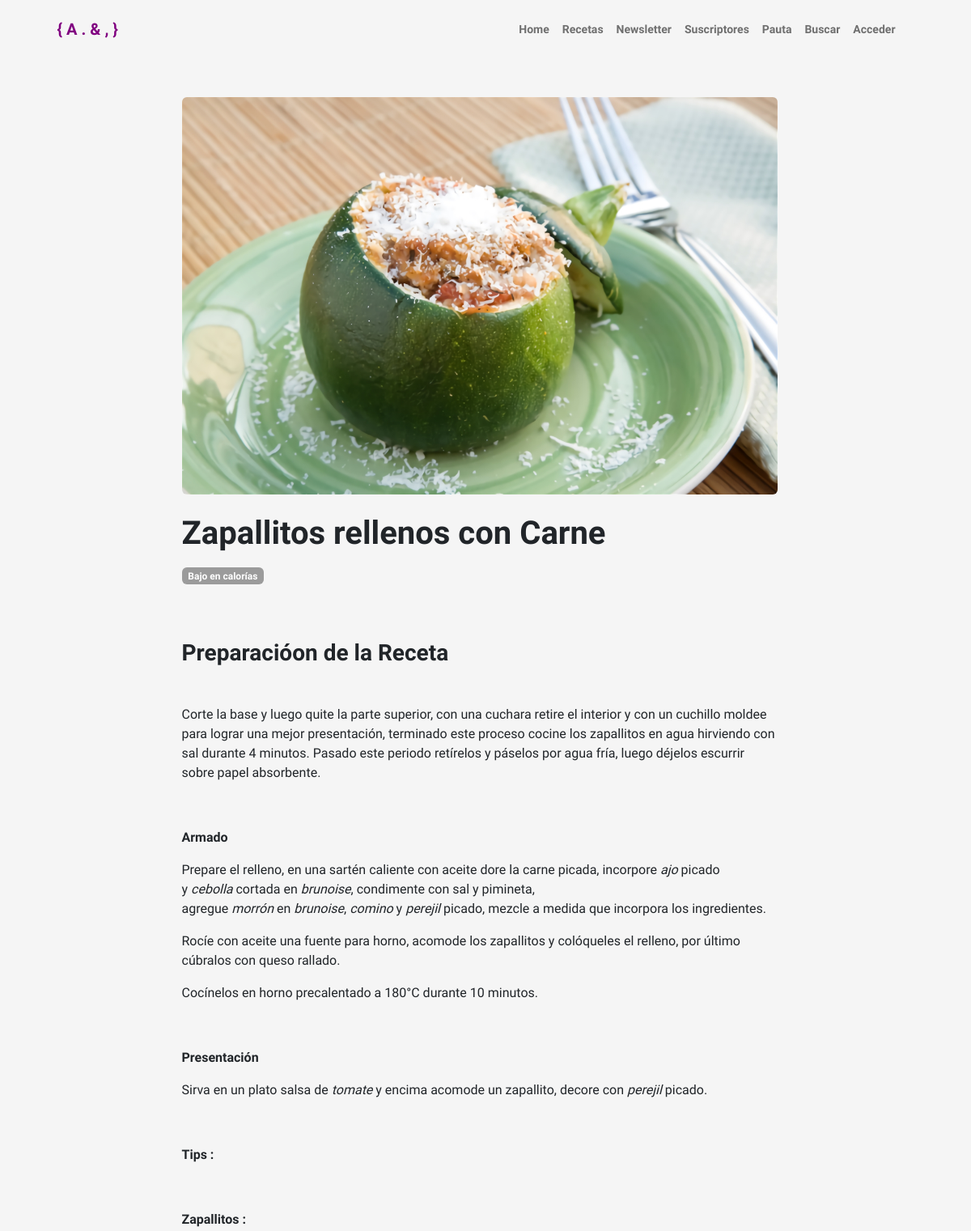
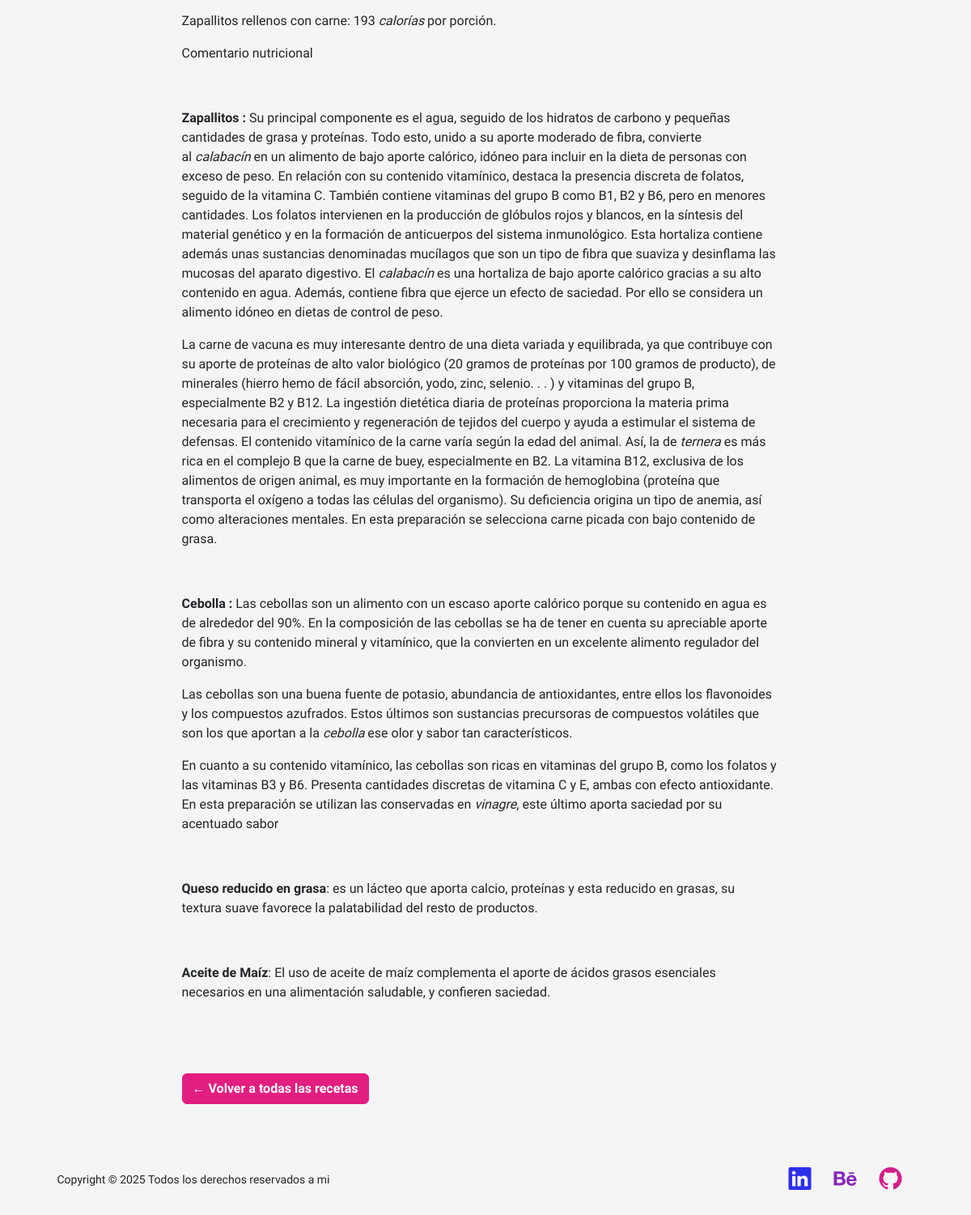
Page /receta/20/ on the committed database (2 pictures, top to bottom).
### portfolio/models.py (models this page shows, shortened)
class Receta(models.Model):
    titulo = models.CharField(max_length=100)
    foto = models.ImageField(upload_to='recetas/', blank=True, null=True)
    receta = RichTextField()
    categorias = models.ManyToManyField(Categorias, blank=True)

class Categorias(models.Model):
    nombre = models.CharField(max_length=100, unique=True)

### portfolio/views.py (the view)
# urls.py: path("receta/<int:pk>/", views.detalle_receta, name="detalle_receta"), # RECETAS INDIVIDUALES
def detalle_receta(request, pk):
    receta = get_object_or_404(Receta, pk=pk)
    return render(request, 'portfolio/detalle_receta.html', {'receta': receta})

### portfolio/templates/portfolio/detalle_receta.html (shortened to what this page needs)
{% extends 'portfolio/padre.html' %}
{% load static %}
{% block contenido %}
<div class="container py-5">
    <div class="row justify-content-center">
        <div class="col-lg-8">
            {% if receta.foto %}
                <img src="{{ receta.foto.url }}" class="img-fluid mb-4 rounded" alt="{{ receta.titulo }}">
            {% endif %}
            <h1 class="mb-3 fw-bolder">{{ receta.titulo }}</h1>
            {% if receta.categorias.all %}
                <div class="mt-2">
                    {% for categoria in receta.categorias.all %}
                        <span class="badge bg-secondary me-1 mb-1" style="background-color: #9b9b9b !important;">{{ categoria.nombre }}</span>
                    {% endfor %}
                </div>
            {% endif %}
            <div class="my-4">
                <div class="ck-content" style="margin-top: 4rem;">{{ receta.receta|safe }}</div>
            </div>
            <a href="{% url 'recetas' %}" class="btn btn-secondary mt-4 text-white fw-bold">← Volver a todas las recetas</a>
        </div>
    </div>
</div>
{% endblock %}

### rows in the picture
Receta: foto (picture), titulo "Zapallitos rellenos con Carne", receta "Preparacióon de la Receta Corte la base y luego quite la parte superior, con una cuchara retire el interior y con un cuchillo moldee para lograr una mejor presentación, terminado este proceso cocine los zapallitos en agua hirviendo con sal durante 4 minutos. Pasado este periodo retírelos y páselos por agua fría, luego déjelos escurrir sobre papel absorbente. Armado Prepare el relleno, en una sartén caliente con aceite dore la carne picada, incorpore ajo picado y cebolla cortada en brunoise , condimente con sal y pimineta, agregue morrón en brunoise , comino y perejil picado, mezcle a medida que incorpora los ingredientes. Rocíe con aceite una fuente para horno, acomode los zapallitos y…"
Categorias: nombre "Bajo en calorías"
